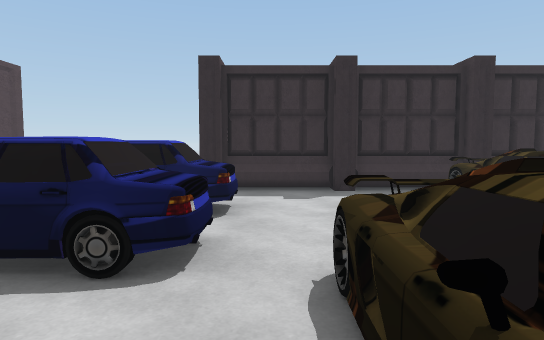
View 1 (above)

24 first-person views from a walk through a 3-D level made in the Unity game engine. The camera is 1.4 m above the floor, tilts 4° down and sees 75° across. The floor is counted in squares, 1 m on a side. Each view is taken from the middle of a square. On the plan, view 1 faces up. The plan holds only what a view shows up to about 15 squares ahead; the rest is blank. The place goes on beyond the plan. The player is left out.

View 2
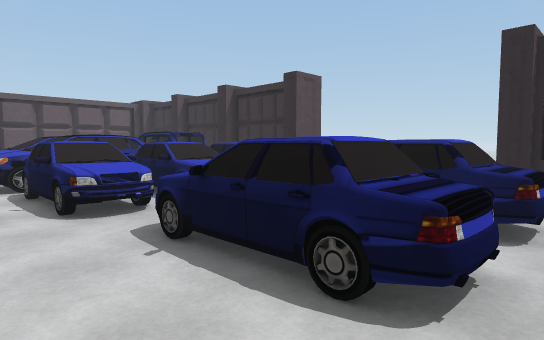

View 3
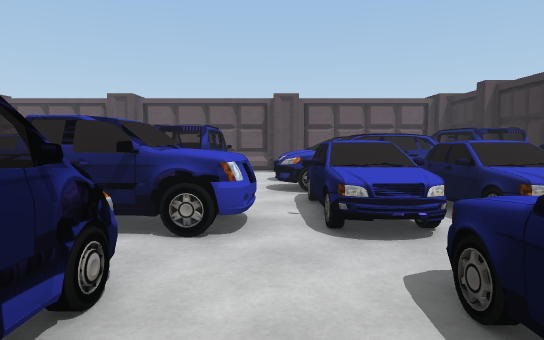

View 4
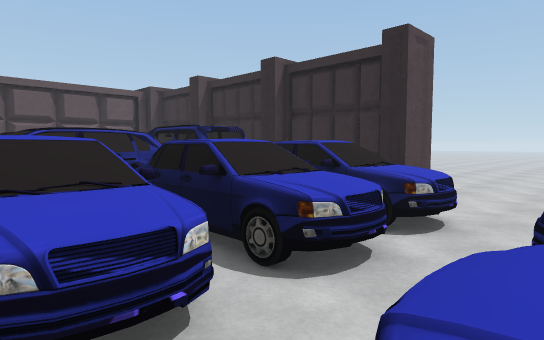

View 5
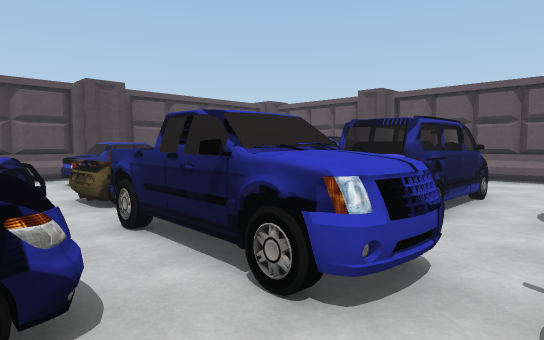

View 6
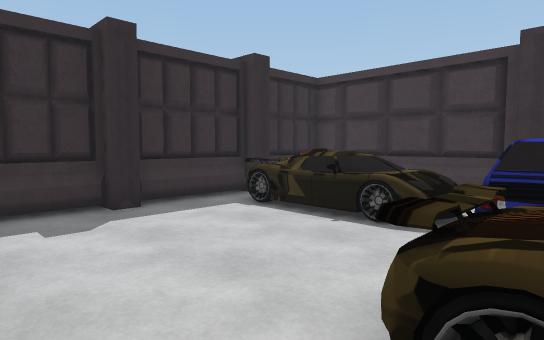

View 7
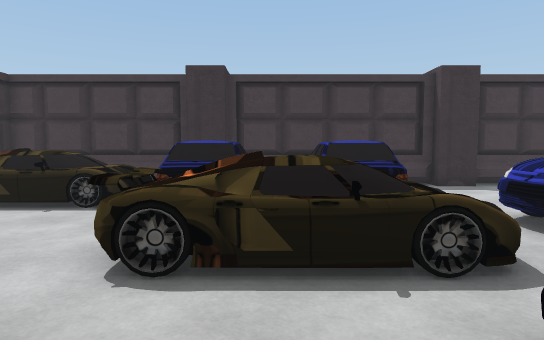

View 8
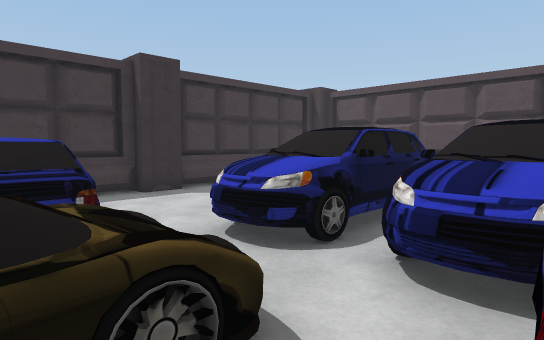

View 9
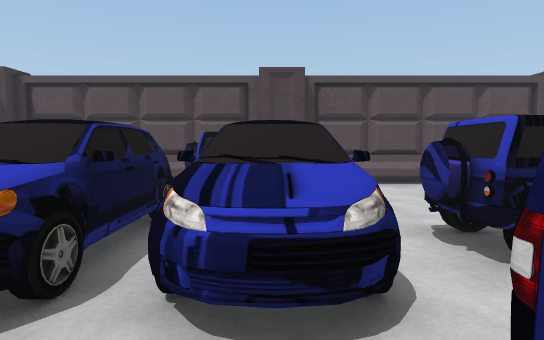

View 10
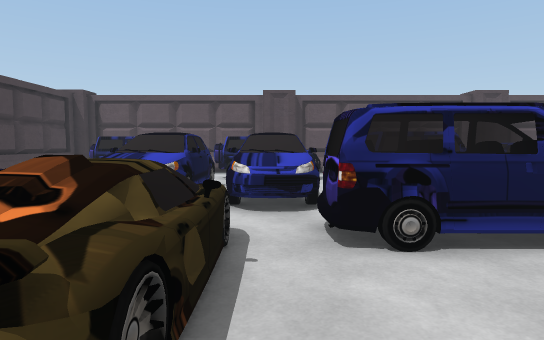

View 11
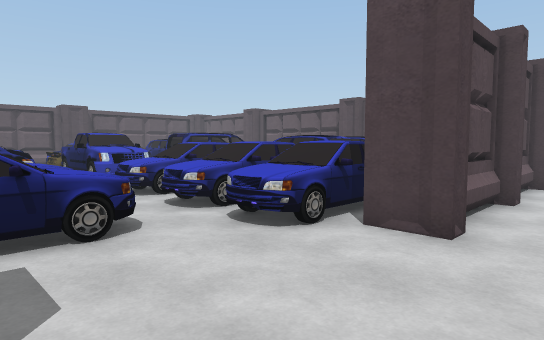

View 12
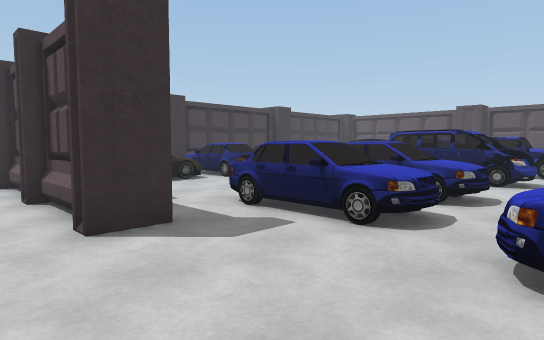

View 13
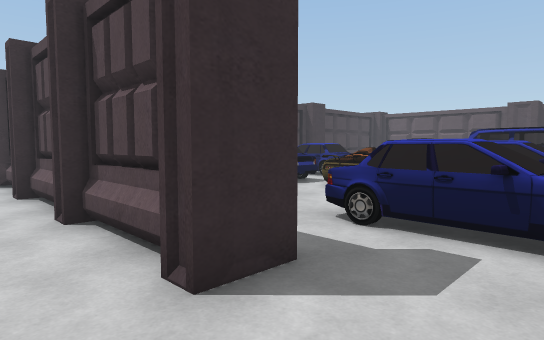

View 14
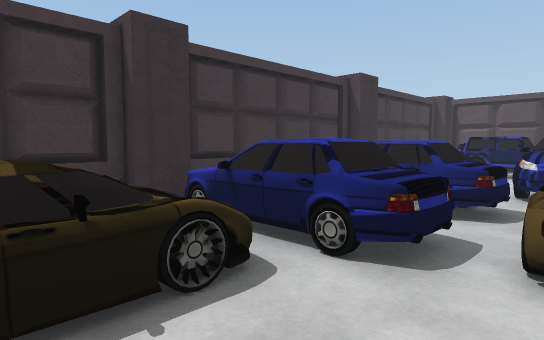

View 15
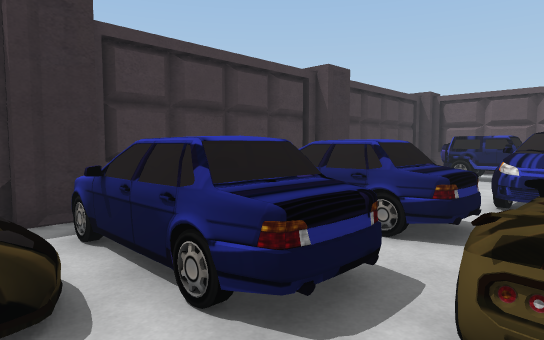

View 16
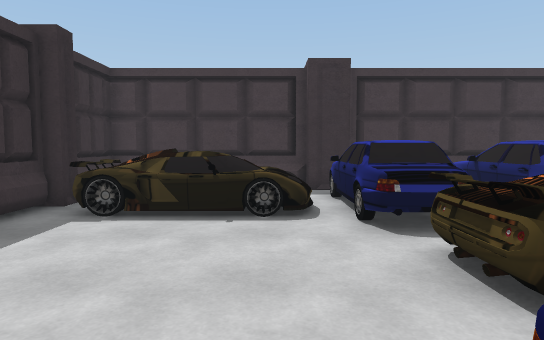

View 17
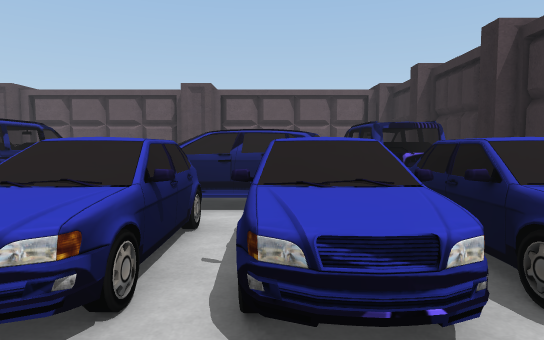

View 18
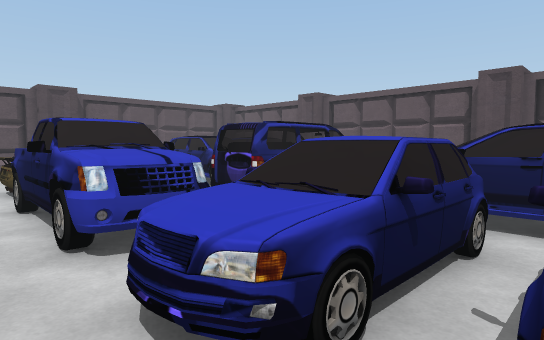

View 19
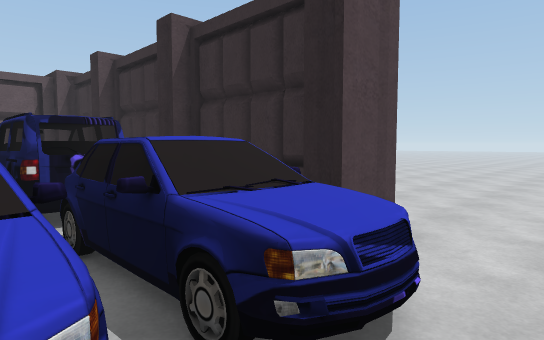

View 20
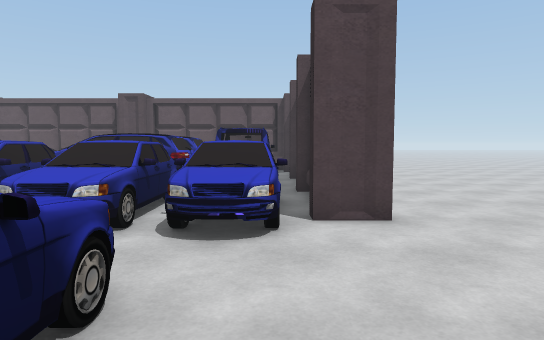

View 21
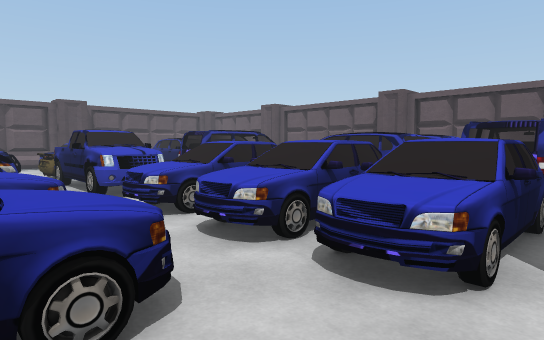

View 22
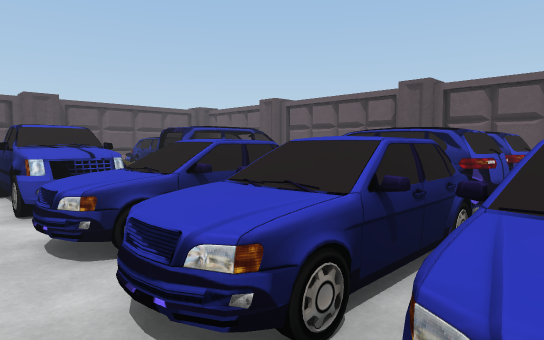

View 23
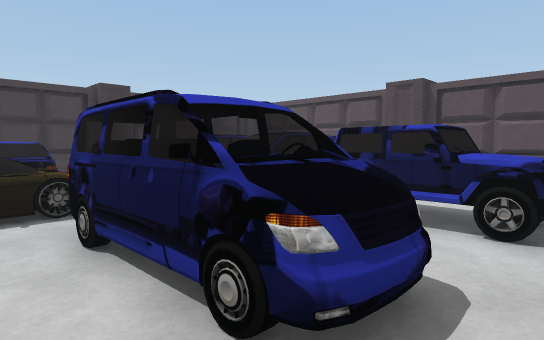

View 24
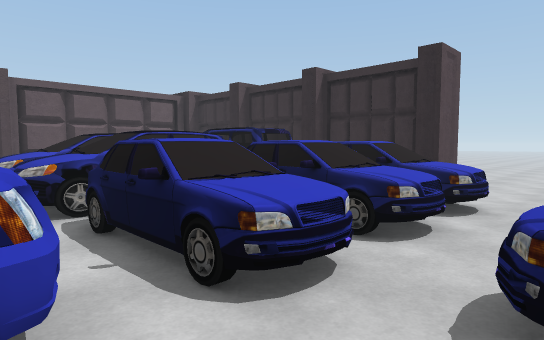

### Floor plan
Key: @ floor where view 1 was taken; # wall or solid block; . main floor; : floor 0.5 m higher than the main floor; + floor 1 m higher than the main floor; = window, fence, low wall or low ledge; ^ raised ledge; B box; C car; W wheel; O other object.
Columns run from 18 left of view 1 to 10 right of it. Each row starts with its distance up from view 1.
 14     ..............
 13     .....................
 12 B#BB #BBB#......#BBB#BBB#B B#
 11 B#BBB#BBB#......#BBB#BBB#BBB#
 10   OOOO OOOOO...........CCC  #
  9   OOOO OOOOO..O........CC  =#
  8  OOOOO OOOOOOOOOOO.....CCC =#
  7  OO OO OOOOO.OOOOO.....CCC =#
  6  OO OO OOOOO..  .......CCC =#
  5  OO OO OOOOOOOOOOO.....CCC.##
  4  OOOOO OOOOOOOOOOO.::.OOOOO##
  3   O OOOOOOOO.......++COOOO  #
  2   O.OO...OO........CCC.     #
  1  ........OOO.......CCCOOOOO #
  0  .OOOOOO OOOOOOOOO@CCCOOOO =#
 -1    OOOOO OOOOOOOOO.CC OOOO  #
 -2          OOO..  .OOOOOO....=#
 -3          OOO.   .OOOOOO....=#
 -4      O    O=^####OOOOOO....##
 -5 OOOOOOC   C=^^###OOOOOO. ..##
 -6  OOOOO    C=O##W=OOOOOO.   =#
 -7    OOO    C. ....OOOOOO.   =#
 -8           ..  ..    .  ..  =#
 -9         OO.   ..# ###  ###  #
-10        OOOO   ..# ###  #### #
-11        OOO.  ..   ###= ###
-12         #    ..  ##### ### #
-13        #####################

Where each view was taken, in squares from view 1:
view 1: 0 up, 0 right, facing up
view 2: 1 up, 0 right, facing up-left
view 3: 2 up, 2 left, facing left
view 4: 3 up, 5 left, facing up-left
view 5: 3 up, 5 left, facing down-left
view 6: 3 up, 1 left, facing up-right
view 7: 2 up, 3 left, facing right
view 8: 1 up, 1 left, facing down-right
view 9: 0 up, 0 right, facing down
view 10: 5 up, 0 right, facing down
view 11: 14 up, 3 left, facing down-left
view 12: 14 up, 8 left, facing down-right
view 13: 14 up, 5 left, facing down-right
view 14: 8 up, 2 right, facing down-right
view 15: 6 up, 2 right, facing down-right
view 16: 6 up, 2 left, facing right
view 17: 6 up, 5 left, facing left
view 18: 6 up, 6 left, facing down-left
view 19: 7 up, 6 left, facing up-left
view 20: 10 up, 2 left, facing left
view 21: 11 up, 4 left, facing down-left
view 22: 9 up, 6 left, facing down-left
view 23: 2 up, 7 left, facing down-right
view 24: 1 up, 5 left, facing up-left
